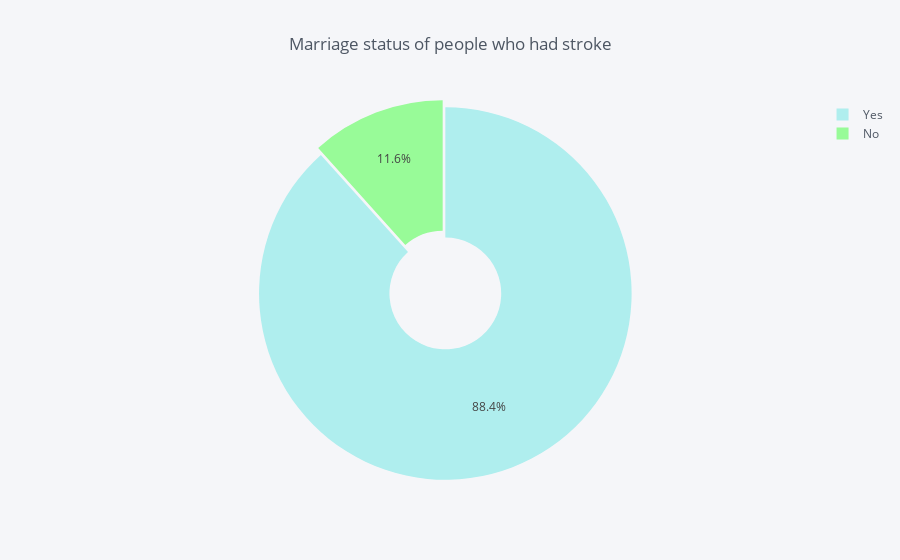

Write notebook code for a chart like this one.
### Code cell
Married = df.groupby(df['ever_married'])['stroke'].sum()
data_Married = pd.DataFrame({'labels': Married.index,
                   'values': Married.values
                  })
data_Married.iplot(kind='pie',labels='labels',values='values', title='Marriage status of people who had stroke', colors = colors2, 
            pull=[0.02, 0.02],hole = 0.3)

### Figure 1 — Plotly figure (JSON) as saved in the notebook; plotly's stock layout.template omitted (floating-point values rounded to 4 significant figures)
{"data": [{"hole": 0.3, "labels": ["No", "Yes"], "marker": {"colors": ["rgba(152, 251, 152, 1.0)", "rgba(175, 238, 238, 1.0)"]}, "name": "", "pull": [0.02, 0.02], "type": "pie", "values": [29, 220]}], "layout": {"legend": {"bgcolor": "#F5F6F9", "font": {"color": "#4D5663"}}, "paper_bgcolor": "#F5F6F9", "plot_bgcolor": "#F5F6F9", "title": "Marriage status of people who had stroke", "titlefont": {"color": "#4D5663"}}}
